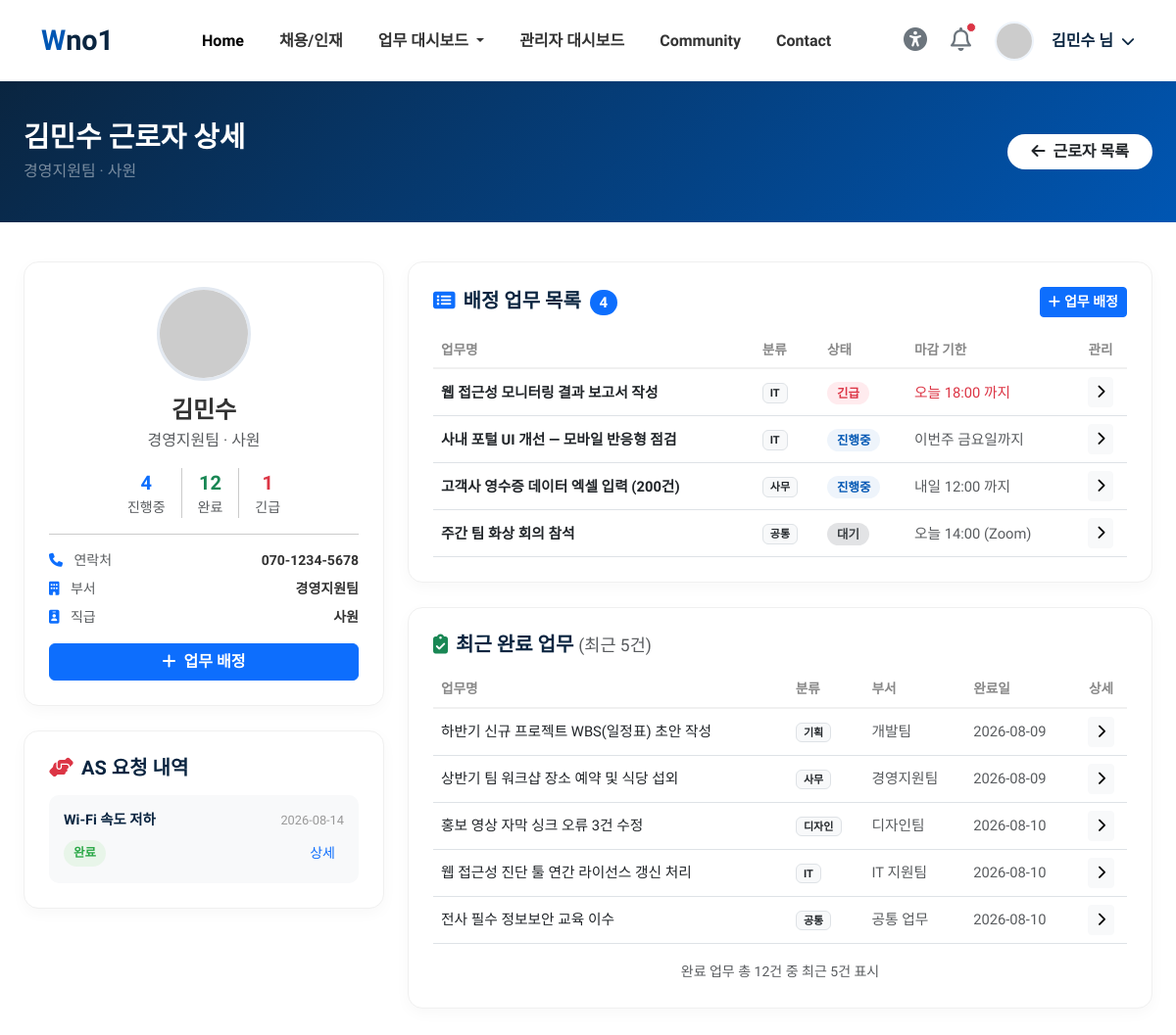
Before: /worker/1 (signed in) with the older database file.
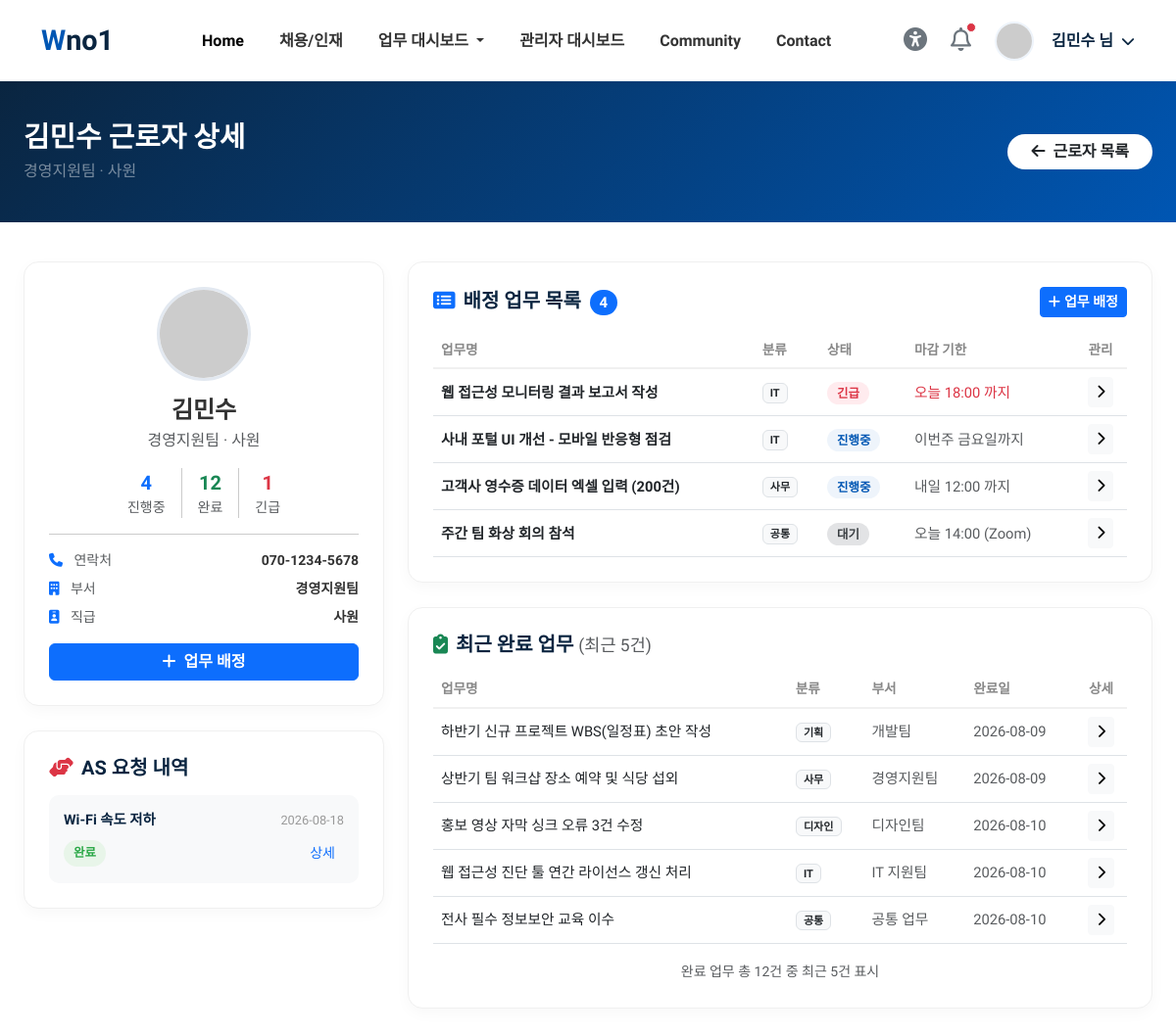
After: the same page with the newer database file.
### tables this page shows
CREATE TABLE as_requests (
        id INTEGER PRIMARY KEY AUTOINCREMENT,
        user_id INTEGER,
        category TEXT,
        urgency TEXT,
        title TEXT NOT NULL,
        details TEXT,
        attachment TEXT,
        status TEXT DEFAULT 'pending',
        assigned_to INTEGER DEFAULT NULL,
        assigned_name TEXT DEFAULT '',
        resolved_at TEXT DEFAULT '',
        admin_memo TEXT DEFAULT '',
        created_at TEXT DEFAULT (datetime('now','localtime'))
    );

CREATE TABLE jobs (
        id INTEGER PRIMARY KEY AUTOINCREMENT,
        user_id INTEGER,
        work_date TEXT,
        category TEXT,
        title TEXT NOT NULL,
        details TEXT,
        issues TEXT,
        dept TEXT DEFAULT '공통 업무',
        due_label TEXT DEFAULT '',
        status TEXT DEFAULT 'progress',
        created_at TEXT DEFAULT (datetime('now','localtime'))
    );

### routers/dashboard.py (the view)
@router.get("/worker/{user_id}", response_class=HTMLResponse)
async def worker_detail(request: Request, user_id: int):
    if not check_login(request):
        return RedirectResponse(url="/login", status_code=303)
    u = get_current_user(request)
    conn = get_sqlite()
    try:
        worker = conn.execute("SELECT * FROM users WHERE id=?", (user_id,)).fetchone()
        if not worker:
            conn.close()
            return RedirectResponse(url="/workers", status_code=303)
        worker = dict(worker)
        active_jobs = with_status_meta(conn.execute(
            """SELECT * FROM jobs WHERE user_id=? AND status NOT IN ('done','trash')
               ORDER BY CASE status WHEN 'urgent' THEN 0 WHEN 'progress' THEN 1 ELSE 2 END, id DESC""",
            (user_id,)
        ).fetchall())
        done_jobs = with_status_meta(conn.execute(
            "SELECT * FROM jobs WHERE user_id=? AND status='done' ORDER BY id DESC LIMIT 5",
            (user_id,)
        ).fetchall())
        urgent_count = conn.execute(
            "SELECT COUNT(*) FROM jobs WHERE user_id=? AND status='urgent'", (user_id,)
        ).fetchone()[0]
        done_count = conn.execute(
            "SELECT COUNT(*) FROM jobs WHERE user_id=? AND status='done'", (user_id,)
        ).fetchone()[0]
        as_requests = with_status_meta(conn.execute(
            "SELECT * FROM as_requests WHERE user_id=? ORDER BY id DESC LIMIT 5",
            (user_id,)
        ).fetchall())
    finally:
        conn.close()
    return templates.TemplateResponse(
        request=request, name="/top/worker_detail.html", context={
            "request": request, "page_title": f"{worker['name']} 근로자 상세",
            "user_name": u["user_name"],
            "worker": worker,
            "active_jobs": active_jobs,
            "done_jobs": done_jobs,
            "active_count": len(active_jobs),
            "done_count": done_count,
            "urgent_count": urgent_count,
            "as_requests": as_requests,
        }
    )

### templates/top/worker_detail.html (shortened to what the changed rows need)
<!DOCTYPE html>
<html lang="ko">
{% include 'common/header.html' %}
<body>
<div class="dash-header">
    <div class="container-fluid px-4">
        <div class="d-flex justify-content-between align-items-center">
            <div>
                <h2>{{ worker.name }} 근로자 상세</h2>
            </div>
        </div>
    </div>
</div>
<div class="container-fluid px-4 pb-5">
    <div class="row">
        <div class="col-xl-4 col-lg-5">
            <div class="content-card">
                {% for req in as_requests %}
                <div class="support-item">
                    <div class="support-header">
                        <span class="support-title">{{ req.title }}</span>
                        <span class="support-time">{{ req.created_at[:10] }}</span>
                    </div>
                    <div class="d-flex justify-content-between align-items-center mt-1">
                        <span class="status-badge {{ req.status_class }}" {% if req.status_style %}style="{{ req.status_style }}"{% endif %}>{{ req.status_label }}</span>
                        <a href="/as_request/{{ req.id }}" class="btn btn-sm btn-light text-primary">상세</a>
                    </div>
                </div>
                {% else %}
                <p class="text-center text-muted py-3 small">AS 요청 내역이 없습니다.</p>
                {% endfor %}
            </div>
        </div>
        <div class="col-xl-8 col-lg-7">
            <div class="content-card">
                <div class="table-responsive">
                    <table class="table table-custom table-hover">
                        <thead>
                            <tr>
                                <th>업무명</th>
                                <th>분류</th>
                                <th>상태</th>
                                <th>마감 기한</th>
                                <th class="text-center">관리</th>
                            </tr>
                        </thead>
                        <tbody>
                            {% for job in active_jobs %}
                            <tr>
                                <td class="fw-bold text-dark">{{ job.title }}</td>
                                <td><span class="badge bg-light text-dark border">{{ job.category }}</span></td>
                                <td><span class="status-badge {{ job.status_class }}" {% if job.status_style %}style="{{ job.status_style }}"{% endif %}>{{ job.status_label }}</span></td>
                                <td class="{{ 'text-danger' if job.status == 'urgent' else 'text-muted' }} small">{{ job.due_label or '-' }}</td>
                                <td class="text-center">
                                    <a href="/job/{{ job.id }}" class="btn btn-sm btn-light" title="상세보기">
                                        <i class="fas fa-chevron-right"></i>
                                    </a>
                                </td>
                            </tr>
                            {% else %}
                            <tr>
                                <td colspan="5" class="text-center text-muted py-4">
                                    <i class="fas fa-check-circle text-success me-2"></i>진행 중인 업무가 없습니다.
                                </td>
                            </tr>
                            {% endfor %}
                        </tbody>
                    </table>
                </div>
            </div>
            <div class="content-card">
                <div class="table-responsive">
                    <table class="table table-custom table-hover">
                        <thead>
                            <tr>
                                <th>업무명</th>
                                <th>분류</th>
                                <th>부서</th>
                                <th>완료일</th>
                                <th class="text-center">상세</th>
                            </tr>
                        </thead>
                    </table>
                </div>
            </div>
        </div>
    </div>
</div>
</body>
</html>

Changed rows visible on the page:
changed as_requests "Wi-Fi 속도 저하": created_at "2026-08-14" → "2026-08-18"
changed jobs "이번주 금요일까지": title "사내 포털 UI 개선 — 모바일 반응형 점검" → "사내 포털 UI 개선 - 모바일 반응형 점검"
